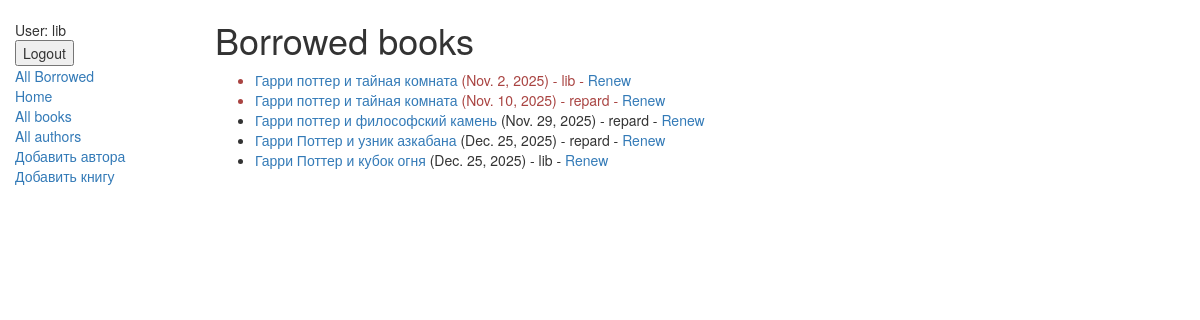
Page /catalog/mybooks/ (signed in) on the earlier database version.
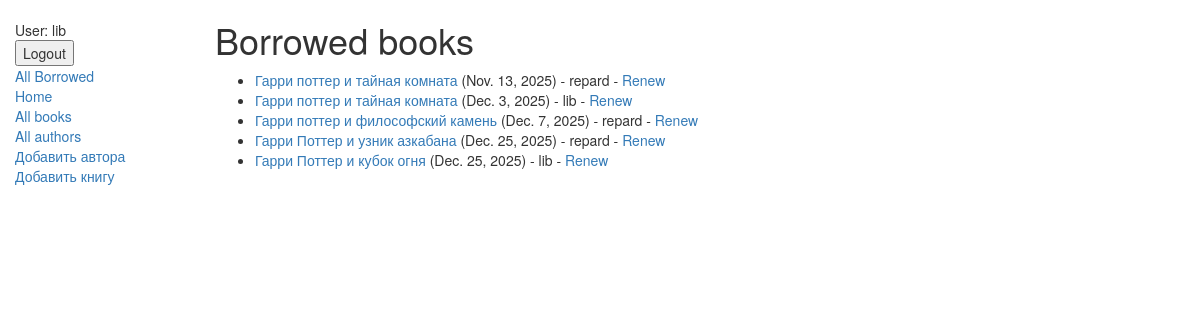
Same page on the later database version.
### catalog/models.py (models this page shows, shortened)
class BookInstance(models.Model):
    id = models.UUIDField(primary_key=True, default=uuid.uuid4, help_text="Unique ID for this particular book across whole library")
    book = models.ForeignKey('Book', on_delete=models.SET_NULL, null=True)
    imprint = models.CharField(max_length=200)
    due_back = models.DateField(null=True, blank=True)
    borrower = models.ForeignKey(User, on_delete=models.SET_NULL, null=True, blank=True)
    LOAN_STATUS = (
        ('m', 'Maintenance'),
        ('o', 'On loan'),
        ('a', 'Available'),
        ('r', 'Reserved'),
    )
    status = models.CharField(max_length=1, choices=LOAN_STATUS, blank=True, default='m', help_text='Book availability')
    def is_overdue(self):
        if self.due_back and date.today() > self.due_back:
            return True
        return False
    class Meta:
        ordering = ["due_back"]
        permissions = (("can_mark_returned", "Set book as returned"),)

class Book(models.Model):
    title = models.CharField(max_length=200)
    author = models.ForeignKey('Author', on_delete=models.SET_NULL, null=True)
    summary = models.TextField(max_length=1000, help_text="Enter a brief description of the book")
    isbn = models.CharField('ISBN',max_length=13, help_text='13 Character <a href="https://www.isbn-international.org/content/what-isbn">ISBN number</a>')
    genre = models.ManyToManyField(Genre, help_text="Select a genre for this book")
    language = models.ForeignKey('Language', on_delete=models.SET_NULL, null=True)
    def display_genre(self):
        return ', '.join([ genre.name for genre in self.genre.all()[:3] ])
    display_genre.short_description = 'Genre'

### catalog/views.py (the view)
@login_required
def loaned_books_by_user_list(request):
    if request.user.has_perm('catalog.can_mark_returned'):
        book_list = BookInstance.objects.filter(
            status__exact='o'
        ).order_by('due_back')
    else:
        book_list = BookInstance.objects.filter(
            borrower=request.user
        ).filter(
            status__exact='o'
        ).order_by('due_back')
    paginator = Paginator(book_list, 10)
    page_number = request.GET.get('page')
    page_obj = paginator.get_page(page_number)
    return render(
        request,
        'catalog/bookinstance_list_borrowed_user.html',
        {'page_obj': page_obj, 'bookinstance_list': page_obj.object_list}
    )

### catalog/templates/catalog/bookinstance_list_borrowed_user.html (shortened to what this page needs)
{% extends "base_generic.html" %}
{% block content %}
    <h1>Borrowed books</h1>
    {% if perms.catalog.can_mark_returned %}
        {% if bookinstance_list %}
            <ul>
            {% for bookinst in bookinstance_list %}
                <li class="{% if bookinst.is_overdue %}text-danger{% endif %}">
                    <a href="{% url 'book-detail' bookinst.book.pk %}">{{bookinst.book.title}}</a> ({{ bookinst.due_back }})
                    - {{ bookinst.borrower.get_username }}
                    - <a href="{% url 'renew-book-librarian' bookinst.id %}">Renew</a>
                </li>
            {% endfor %}
        </ul>
        {% else %}
            <p>There are no books borrowed.</p>
        {% endif %}
    {% endif %}
{% endblock %}

Differences in the rows shown:
changed BookInstance: due_back "Nov. 10, 2025" → "Nov. 13, 2025"; moves up the list
changed BookInstance: due_back "Nov. 2, 2025" → "Dec. 3, 2025"
changed BookInstance "Гарри поттер и философский камень": due_back "Nov. 29, 2025" → "Dec. 7, 2025"
